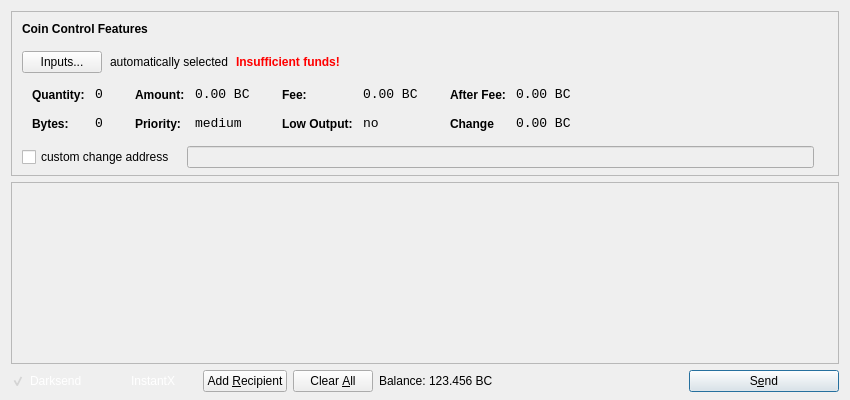
<?xml version="1.0" encoding="UTF-8"?>
<ui version="4.0">
 <class>SendCoinsDialog</class>
 <widget class="QDialog" name="SendCoinsDialog">
  <property name="geometry">
   <rect>
    <x>0</x>
    <y>0</y>
    <width>850</width>
    <height>400</height>
   </rect>
  </property>
  <property name="windowTitle">
   <string>Send Coins</string>
  </property>
  <layout class="QVBoxLayout" name="verticalLayout" stretch="0,1,0">
   <property name="bottomMargin">
    <number>8</number>
   </property>
   <item>
    <widget class="QFrame" name="frameCoinControl">
     <property name="sizePolicy">
      <sizepolicy hsizetype="Expanding" vsizetype="Expanding">
       <horstretch>0</horstretch>
       <verstretch>0</verstretch>
      </sizepolicy>
     </property>
     <property name="maximumSize">
      <size>
       <width>16777215</width>
       <height>16777215</height>
      </size>
     </property>
     <property name="frameShape">
      <enum>QFrame::StyledPanel</enum>
     </property>
     <property name="frameShadow">
      <enum>QFrame::Sunken</enum>
     </property>
     <layout class="QVBoxLayout" name="verticalLayoutCoinControl2">
      <property name="spacing">
       <number>-1</number>
      </property>
      <property name="leftMargin">
       <number>0</number>
      </property>
      <property name="topMargin">
       <number>0</number>
      </property>
      <property name="rightMargin">
       <number>0</number>
      </property>
      <property name="bottomMargin">
       <number>6</number>
      </property>
      <item>
       <layout class="QVBoxLayout" name="verticalLayoutCoinControl" stretch="0,0,0,0,1">
        <property name="spacing">
         <number>0</number>
        </property>
        <property name="leftMargin">
         <number>10</number>
        </property>
        <property name="topMargin">
         <number>10</number>
        </property>
        <item>
         <layout class="QHBoxLayout" name="horizontalLayoutCoinControl1">
          <property name="bottomMargin">
           <number>15</number>
          </property>
          <item>
           <widget class="QLabel" name="labelCoinControlFeatures">
            <property name="sizePolicy">
             <sizepolicy hsizetype="Preferred" vsizetype="Maximum">
              <horstretch>0</horstretch>
              <verstretch>0</verstretch>
             </sizepolicy>
            </property>
            <property name="font">
             <font>
              <weight>75</weight>
              <bold>true</bold>
             </font>
            </property>
            <property name="styleSheet">
             <string notr="true">font-weight:bold;</string>
            </property>
            <property name="text">
             <string>Coin Control Features</string>
            </property>
           </widget>
          </item>
         </layout>
        </item>
        <item>
         <layout class="QHBoxLayout" name="horizontalLayoutCoinControl2" stretch="0,0,0,0">
          <property name="spacing">
           <number>8</number>
          </property>
          <property name="bottomMargin">
           <number>10</number>
          </property>
          <item>
           <widget class="QPushButton" name="pushButtonCoinControl">
            <property name="styleSheet">
             <string notr="true"/>
            </property>
            <property name="text">
             <string>Inputs...</string>
            </property>
           </widget>
          </item>
          <item>
           <widget class="QLabel" name="labelCoinControlAutomaticallySelected">
            <property name="text">
             <string>automatically selected</string>
            </property>
            <property name="margin">
             <number>5</number>
            </property>
           </widget>
          </item>
          <item>
           <widget class="QLabel" name="labelCoinControlInsuffFunds">
            <property name="font">
             <font>
              <weight>75</weight>
              <bold>true</bold>
             </font>
            </property>
            <property name="styleSheet">
             <string notr="true">color:red;font-weight:bold;</string>
            </property>
            <property name="text">
             <string>Insufficient funds!</string>
            </property>
            <property name="margin">
             <number>5</number>
            </property>
           </widget>
          </item>
          <item>
           <spacer name="horizontalSpacerCoinControl">
            <property name="orientation">
             <enum>Qt::Horizontal</enum>
            </property>
            <property name="sizeHint" stdset="0">
             <size>
              <width>40</width>
              <height>1</height>
             </size>
            </property>
           </spacer>
          </item>
         </layout>
        </item>
        <item>
         <widget class="QWidget" name="widgetCoinControl" native="true">
          <property name="sizePolicy">
           <sizepolicy hsizetype="Preferred" vsizetype="Preferred">
            <horstretch>0</horstretch>
            <verstretch>0</verstretch>
           </sizepolicy>
          </property>
          <property name="minimumSize">
           <size>
            <width>0</width>
            <height>0</height>
           </size>
          </property>
          <property name="styleSheet">
           <string notr="true"/>
          </property>
          <layout class="QHBoxLayout" name="horizontalLayoutCoinControl5">
           <property name="margin">
            <number>0</number>
           </property>
           <item>
            <layout class="QHBoxLayout" name="horizontalLayoutCoinControl3" stretch="0,0,0,1">
             <property name="spacing">
              <number>20</number>
             </property>
             <property name="topMargin">
              <number>0</number>
             </property>
             <property name="bottomMargin">
              <number>10</number>
             </property>
             <item>
              <layout class="QFormLayout" name="formLayoutCoinControl1">
               <property name="horizontalSpacing">
                <number>10</number>
               </property>
               <property name="verticalSpacing">
                <number>14</number>
               </property>
               <property name="leftMargin">
                <number>10</number>
               </property>
               <property name="topMargin">
                <number>4</number>
               </property>
               <property name="rightMargin">
                <number>6</number>
               </property>
               <item row="0" column="0">
                <widget class="QLabel" name="labelCoinControlQuantityText">
                 <property name="styleSheet">
                  <string notr="true">font-weight:bold;</string>
                 </property>
                 <property name="text">
                  <string>Quantity:</string>
                 </property>
                 <property name="margin">
                  <number>0</number>
                 </property>
                </widget>
               </item>
               <item row="0" column="1">
                <widget class="QLabel" name="labelCoinControlQuantity">
                 <property name="font">
                  <font>
                   <family>Monospace</family>
                   <pointsize>10</pointsize>
                  </font>
                 </property>
                 <property name="cursor">
                  <cursorShape>IBeamCursor</cursorShape>
                 </property>
                 <property name="contextMenuPolicy">
                  <enum>Qt::ActionsContextMenu</enum>
                 </property>
                 <property name="text">
                  <string>0</string>
                 </property>
                 <property name="margin">
                  <number>0</number>
                 </property>
                 <property name="textInteractionFlags">
                  <set>Qt::LinksAccessibleByMouse|Qt::TextSelectableByKeyboard|Qt::TextSelectableByMouse</set>
                 </property>
                </widget>
               </item>
               <item row="1" column="0">
                <widget class="QLabel" name="labelCoinControlBytesText">
                 <property name="styleSheet">
                  <string notr="true">font-weight:bold;</string>
                 </property>
                 <property name="text">
                  <string>Bytes:</string>
                 </property>
                </widget>
               </item>
               <item row="1" column="1">
                <widget class="QLabel" name="labelCoinControlBytes">
                 <property name="font">
                  <font>
                   <family>Monospace</family>
                   <pointsize>10</pointsize>
                  </font>
                 </property>
                 <property name="cursor">
                  <cursorShape>IBeamCursor</cursorShape>
                 </property>
                 <property name="contextMenuPolicy">
                  <enum>Qt::ActionsContextMenu</enum>
                 </property>
                 <property name="text">
                  <string>0</string>
                 </property>
                 <property name="textInteractionFlags">
                  <set>Qt::LinksAccessibleByMouse|Qt::TextSelectableByKeyboard|Qt::TextSelectableByMouse</set>
                 </property>
                </widget>
               </item>
              </layout>
             </item>
             <item>
              <layout class="QFormLayout" name="formLayoutCoinControl2">
               <property name="horizontalSpacing">
                <number>10</number>
               </property>
               <property name="verticalSpacing">
                <number>14</number>
               </property>
               <property name="leftMargin">
                <number>6</number>
               </property>
               <property name="topMargin">
                <number>4</number>
               </property>
               <property name="rightMargin">
                <number>6</number>
               </property>
               <item row="0" column="0">
                <widget class="QLabel" name="labelCoinControlAmountText">
                 <property name="styleSheet">
                  <string notr="true">font-weight:bold;</string>
                 </property>
                 <property name="text">
                  <string>Amount:</string>
                 </property>
                 <property name="margin">
                  <number>0</number>
                 </property>
                </widget>
               </item>
               <item row="0" column="1">
                <widget class="QLabel" name="labelCoinControlAmount">
                 <property name="font">
                  <font>
                   <family>Monospace</family>
                   <pointsize>10</pointsize>
                  </font>
                 </property>
                 <property name="cursor">
                  <cursorShape>IBeamCursor</cursorShape>
                 </property>
                 <property name="contextMenuPolicy">
                  <enum>Qt::ActionsContextMenu</enum>
                 </property>
                 <property name="text">
                  <string>0.00 BC</string>
                 </property>
                 <property name="textInteractionFlags">
                  <set>Qt::LinksAccessibleByMouse|Qt::TextSelectableByKeyboard|Qt::TextSelectableByMouse</set>
                 </property>
                </widget>
               </item>
               <item row="1" column="0">
                <widget class="QLabel" name="labelCoinControlPriorityText">
                 <property name="styleSheet">
                  <string notr="true">font-weight:bold;</string>
                 </property>
                 <property name="text">
                  <string>Priority:</string>
                 </property>
                </widget>
               </item>
               <item row="1" column="1">
                <widget class="QLabel" name="labelCoinControlPriority">
                 <property name="font">
                  <font>
                   <family>Monospace</family>
                   <pointsize>10</pointsize>
                  </font>
                 </property>
                 <property name="cursor">
                  <cursorShape>IBeamCursor</cursorShape>
                 </property>
                 <property name="contextMenuPolicy">
                  <enum>Qt::ActionsContextMenu</enum>
                 </property>
                 <property name="text">
                  <string>medium</string>
                 </property>
                 <property name="textInteractionFlags">
                  <set>Qt::LinksAccessibleByMouse|Qt::TextSelectableByKeyboard|Qt::TextSelectableByMouse</set>
                 </property>
                </widget>
               </item>
              </layout>
             </item>
             <item>
              <layout class="QFormLayout" name="formLayoutCoinControl3">
               <property name="horizontalSpacing">
                <number>10</number>
               </property>
               <property name="verticalSpacing">
                <number>14</number>
               </property>
               <property name="leftMargin">
                <number>6</number>
               </property>
               <property name="topMargin">
                <number>4</number>
               </property>
               <property name="rightMargin">
                <number>6</number>
               </property>
               <item row="0" column="0">
                <widget class="QLabel" name="labelCoinControlFeeText">
                 <property name="styleSheet">
                  <string notr="true">font-weight:bold;</string>
                 </property>
                 <property name="text">
                  <string>Fee:</string>
                 </property>
                 <property name="margin">
                  <number>0</number>
                 </property>
                </widget>
               </item>
               <item row="0" column="1">
                <widget class="QLabel" name="labelCoinControlFee">
                 <property name="font">
                  <font>
                   <family>Monospace</family>
                   <pointsize>10</pointsize>
                  </font>
                 </property>
                 <property name="cursor">
                  <cursorShape>IBeamCursor</cursorShape>
                 </property>
                 <property name="contextMenuPolicy">
                  <enum>Qt::ActionsContextMenu</enum>
                 </property>
                 <property name="text">
                  <string>0.00 BC</string>
                 </property>
                 <property name="textInteractionFlags">
                  <set>Qt::LinksAccessibleByMouse|Qt::TextSelectableByKeyboard|Qt::TextSelectableByMouse</set>
                 </property>
                </widget>
               </item>
               <item row="1" column="0">
                <widget class="QLabel" name="labelCoinControlLowOutputText">
                 <property name="styleSheet">
                  <string notr="true">font-weight:bold;</string>
                 </property>
                 <property name="text">
                  <string>Low Output:</string>
                 </property>
                </widget>
               </item>
               <item row="1" column="1">
                <widget class="QLabel" name="labelCoinControlLowOutput">
                 <property name="font">
                  <font>
                   <family>Monospace</family>
                   <pointsize>10</pointsize>
                  </font>
                 </property>
                 <property name="cursor">
                  <cursorShape>IBeamCursor</cursorShape>
                 </property>
                 <property name="contextMenuPolicy">
                  <enum>Qt::ActionsContextMenu</enum>
                 </property>
                 <property name="text">
                  <string>no</string>
                 </property>
                 <property name="textInteractionFlags">
                  <set>Qt::LinksAccessibleByMouse|Qt::TextSelectableByKeyboard|Qt::TextSelectableByMouse</set>
                 </property>
                </widget>
               </item>
              </layout>
             </item>
             <item>
              <layout class="QFormLayout" name="formLayoutCoinControl4">
               <property name="horizontalSpacing">
                <number>10</number>
               </property>
               <property name="verticalSpacing">
                <number>14</number>
               </property>
               <property name="leftMargin">
                <number>6</number>
               </property>
               <property name="topMargin">
                <number>4</number>
               </property>
               <property name="rightMargin">
                <number>6</number>
               </property>
               <item row="0" column="0">
                <widget class="QLabel" name="labelCoinControlAfterFeeText">
                 <property name="styleSheet">
                  <string notr="true">font-weight:bold;</string>
                 </property>
                 <property name="text">
                  <string>After Fee:</string>
                 </property>
                 <property name="margin">
                  <number>0</number>
                 </property>
                </widget>
               </item>
               <item row="0" column="1">
                <widget class="QLabel" name="labelCoinControlAfterFee">
                 <property name="font">
                  <font>
                   <family>Monospace</family>
                   <pointsize>10</pointsize>
                  </font>
                 </property>
                 <property name="cursor">
                  <cursorShape>IBeamCursor</cursorShape>
                 </property>
                 <property name="contextMenuPolicy">
                  <enum>Qt::ActionsContextMenu</enum>
                 </property>
                 <property name="text">
                  <string>0.00 BC</string>
                 </property>
                 <property name="textInteractionFlags">
                  <set>Qt::LinksAccessibleByMouse|Qt::TextSelectableByKeyboard|Qt::TextSelectableByMouse</set>
                 </property>
                </widget>
               </item>
               <item row="1" column="0">
                <widget class="QLabel" name="labelCoinControlChangeText">
                 <property name="styleSheet">
                  <string notr="true">font-weight:bold;</string>
                 </property>
                 <property name="text">
                  <string>Change</string>
                 </property>
                </widget>
               </item>
               <item row="1" column="1">
                <widget class="QLabel" name="labelCoinControlChange">
                 <property name="font">
                  <font>
                   <family>Monospace</family>
                   <pointsize>10</pointsize>
                  </font>
                 </property>
                 <property name="cursor">
                  <cursorShape>IBeamCursor</cursorShape>
                 </property>
                 <property name="contextMenuPolicy">
                  <enum>Qt::ActionsContextMenu</enum>
                 </property>
                 <property name="text">
                  <string>0.00 BC</string>
                 </property>
                 <property name="textInteractionFlags">
                  <set>Qt::LinksAccessibleByMouse|Qt::TextSelectableByKeyboard|Qt::TextSelectableByMouse</set>
                 </property>
                </widget>
               </item>
              </layout>
             </item>
            </layout>
           </item>
          </layout>
         </widget>
        </item>
        <item>
         <layout class="QHBoxLayout" name="horizontalLayoutCoinControl4" stretch="0,0,0">
          <property name="spacing">
           <number>12</number>
          </property>
          <property name="sizeConstraint">
           <enum>QLayout::SetDefaultConstraint</enum>
          </property>
          <property name="topMargin">
           <number>5</number>
          </property>
          <property name="rightMargin">
           <number>5</number>
          </property>
          <item>
           <widget class="QCheckBox" name="checkBoxCoinControlChange">
            <property name="text">
             <string>custom change address</string>
            </property>
           </widget>
          </item>
          <item>
           <widget class="QLineEdit" name="lineEditCoinControlChange">
            <property name="enabled">
             <bool>false</bool>
            </property>
            <property name="sizePolicy">
             <sizepolicy hsizetype="Expanding" vsizetype="Fixed">
              <horstretch>0</horstretch>
              <verstretch>0</verstretch>
             </sizepolicy>
            </property>
           </widget>
          </item>
          <item>
           <widget class="QLabel" name="labelCoinControlChangeLabel">
            <property name="sizePolicy">
             <sizepolicy hsizetype="Preferred" vsizetype="Expanding">
              <horstretch>0</horstretch>
              <verstretch>0</verstretch>
             </sizepolicy>
            </property>
            <property name="minimumSize">
             <size>
              <width>0</width>
              <height>0</height>
             </size>
            </property>
            <property name="text">
             <string/>
            </property>
            <property name="margin">
             <number>3</number>
            </property>
           </widget>
          </item>
         </layout>
        </item>
        <item>
         <spacer name="verticalSpacerCoinControl">
          <property name="orientation">
           <enum>Qt::Vertical</enum>
          </property>
          <property name="sizeHint" stdset="0">
           <size>
            <width>800</width>
            <height>1</height>
           </size>
          </property>
         </spacer>
        </item>
       </layout>
      </item>
     </layout>
    </widget>
   </item>
   <item>
    <widget class="QScrollArea" name="scrollArea">
     <property name="widgetResizable">
      <bool>true</bool>
     </property>
     <widget class="QWidget" name="scrollAreaWidgetContents">
      <property name="geometry">
       <rect>
        <x>0</x>
        <y>0</y>
        <width>830</width>
        <height>165</height>
       </rect>
      </property>
      <layout class="QVBoxLayout" name="verticalLayout_2">
       <property name="margin">
        <number>0</number>
       </property>
       <item>
        <layout class="QVBoxLayout" name="entries">
         <property name="spacing">
          <number>6</number>
         </property>
        </layout>
       </item>
       <item>
        <spacer name="verticalSpacer">
         <property name="orientation">
          <enum>Qt::Vertical</enum>
         </property>
         <property name="sizeHint" stdset="0">
          <size>
           <width>20</width>
           <height>40</height>
          </size>
         </property>
        </spacer>
       </item>
      </layout>
     </widget>
    </widget>
   </item>
   <item>
    <layout class="QHBoxLayout" name="horizontalLayout">
     <item>
   <widget class="QCheckBox" name="checkUseDarksend">
       <property name="minimumSize">
        <size>
         <width>95</width>
         <height>0</height>
        </size>
       </property>
       <property name="styleSheet">
        <string notr="true">color: rgb(255, 255, 255);background:transparent;</string>
       </property>
       <property name="text">
        <string>Darksend</string>
       </property>
       <property name="checked">
        <bool>true</bool>
       </property>
      </widget>
     </item>
     <item>
      <widget class="QCheckBox" name="checkInstantX">
       <property name="enabled">
        <bool>true</bool>
       </property>
       <property name="minimumSize">
        <size>
         <width>85</width>
         <height>0</height>
        </size>
       </property>
       <property name="styleSheet">
        <string notr="true">color: rgb(255, 255, 255);background:transparent;</string>
       </property>
       <property name="text">
        <string>InstantX</string>
       </property>
      </widget>
     </item>
     <item>
      <widget class="QPushButton" name="addButton">
       <property name="toolTip">
        <string>Send to multiple recipients at once</string>
       </property>
       <property name="text">
        <string>Add &amp;Recipient</string>
       </property>
       <property name="icon">
        <iconset resource="../bitcoin.qrc">
         <normaloff>:/icons/add</normaloff>:/icons/add</iconset>
       </property>
       <property name="autoDefault">
        <bool>false</bool>
       </property>
      </widget>
     </item>
     <item>
      <widget class="QPushButton" name="clearButton">
       <property name="sizePolicy">
        <sizepolicy hsizetype="Minimum" vsizetype="Fixed">
         <horstretch>0</horstretch>
         <verstretch>0</verstretch>
        </sizepolicy>
       </property>
       <property name="toolTip">
        <string>Remove all transaction fields</string>
       </property>
       <property name="text">
        <string>Clear &amp;All</string>
       </property>
       <property name="icon">
        <iconset resource="../bitcoin.qrc">
         <normaloff>:/icons/remove</normaloff>:/icons/remove</iconset>
       </property>
       <property name="autoRepeatDelay">
        <number>300</number>
       </property>
       <property name="autoDefault">
        <bool>false</bool>
       </property>
      </widget>
     </item>
     <item>
      <layout class="QHBoxLayout" name="horizontalLayout_2">
       <property name="spacing">
        <number>3</number>
       </property>
       <item>
        <widget class="QLabel" name="label">
         <property name="sizePolicy">
          <sizepolicy hsizetype="Preferred" vsizetype="Fixed">
           <horstretch>0</horstretch>
           <verstretch>0</verstretch>
          </sizepolicy>
         </property>
         <property name="text">
          <string>Balance:</string>
         </property>
        </widget>
       </item>
       <item>
        <widget class="QLabel" name="labelBalance">
         <property name="sizePolicy">
          <sizepolicy hsizetype="Preferred" vsizetype="Fixed">
           <horstretch>0</horstretch>
           <verstretch>0</verstretch>
          </sizepolicy>
         </property>
         <property name="cursor">
          <cursorShape>IBeamCursor</cursorShape>
         </property>
         <property name="text">
          <string>123.456 BC</string>
         </property>
         <property name="textInteractionFlags">
          <set>Qt::LinksAccessibleByMouse|Qt::TextSelectableByKeyboard|Qt::TextSelectableByMouse</set>
         </property>
        </widget>
       </item>
      </layout>
     </item>
     <item>
      <spacer name="horizontalSpacer">
       <property name="orientation">
        <enum>Qt::Horizontal</enum>
       </property>
       <property name="sizeHint" stdset="0">
        <size>
         <width>40</width>
         <height>20</height>
        </size>
       </property>
      </spacer>
     </item>
     <item>
      <widget class="QPushButton" name="sendButton">
       <property name="minimumSize">
        <size>
         <width>150</width>
         <height>0</height>
        </size>
       </property>
       <property name="toolTip">
        <string>Confirm the send action</string>
       </property>
       <property name="text">
        <string>S&amp;end</string>
       </property>
       <property name="icon">
        <iconset resource="../bitcoin.qrc">
         <normaloff>:/icons/send</normaloff>:/icons/send</iconset>
       </property>
       <property name="default">
        <bool>true</bool>
       </property>
      </widget>
     </item>
    </layout>
   </item>
  </layout>
 </widget>
 <resources>
  <include location="../bitcoin.qrc"/>
 </resources>
 <connections/>
</ui>
